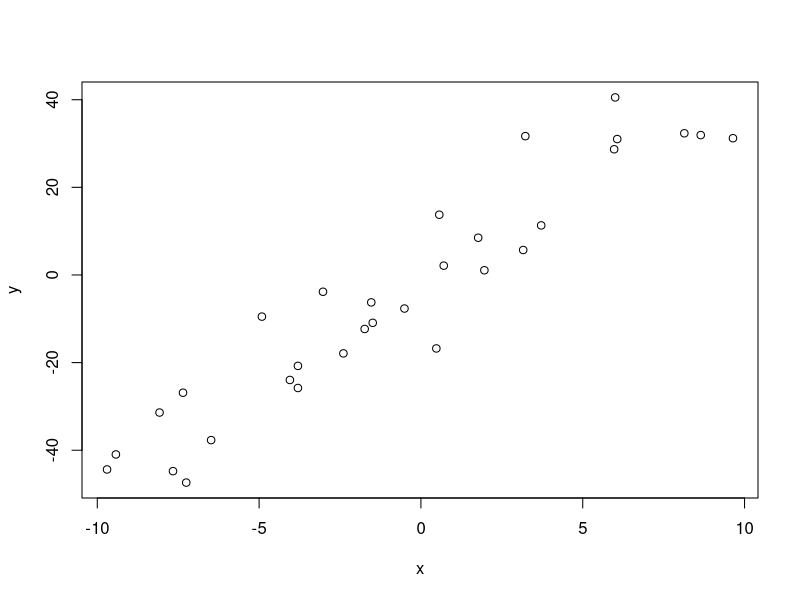

This chart was generated by the following R code: (Note: this script raises an error after producing the figure.)
trueA <- 5
trueB <- 0
trueSd <- 10
sampleSize <- 31


x <- runif(31, -10,10)
y <-  trueA * x + trueB + rnorm(n=sampleSize,mean=0,sd=trueSd)
plot(x,y)


# par = 1) slope, 2) intercept, 3) sd

likelihood<- function(par){
  pred = par[1] * x + par[2]
  LL = sum(dnorm(y, pred, sd = par[3], log = T))
  return(LL)
}


posterior <- function(par){
  prior <- sum(dunif(par, c(-10,-10,0), c(10,10,30) , log = T))
  if (prior == -Inf) return(prior)
  else return(prior + likelihood(par))
}



run_metropolis_MCMC <- function(startvalue, iterations){
  chain = array(dim = c(iterations+1,3))
  chain[1,] = startvalue
  for (i in 1:iterations){
    proposal = rnorm(3,mean = chain[i,], sd= c(0.1,0.5,0.3))
    
    probab = exp(posterior(proposal) - posterior(chain[i,]))
    if (runif(1) < probab){
      chain[i+1,] = proposal
    }else{
      chain[i+1,] = chain[i,]
    }
  }
  return(chain)
}



startvalue = c(4,0,10)
chain = run_metropolis_MCMC(startvalue, 10000)
chain = chain[3000:10000, ] # burnin weg

plot(mcmc(chain))
summary(mcmc(chain))

lm(y ~ x)



